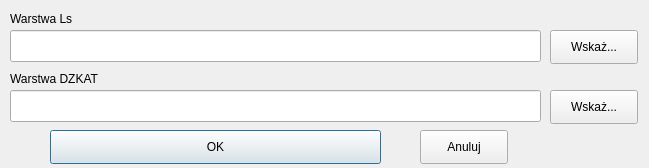
<?xml version="1.0" encoding="UTF-8"?>
<ui version="4.0">
 <class>Dialog</class>
 <widget class="QDialog" name="Dialog">
  <property name="geometry">
   <rect>
    <x>0</x>
    <y>0</y>
    <width>649</width>
    <height>168</height>
   </rect>
  </property>
  <property name="minimumSize">
   <size>
    <width>649</width>
    <height>168</height>
   </size>
  </property>
  <property name="maximumSize">
   <size>
    <width>649</width>
    <height>168</height>
   </size>
  </property>
  <property name="windowTitle">
   <string>Wybierz warstwy do przełożenia na KML</string>
  </property>
  <widget class="QPushButton" name="ok">
   <property name="geometry">
    <rect>
     <x>50</x>
     <y>130</y>
     <width>331</width>
     <height>34</height>
    </rect>
   </property>
   <property name="text">
    <string>OK</string>
   </property>
  </widget>
  <widget class="QPushButton" name="pushButton_porzuc">
   <property name="geometry">
    <rect>
     <x>420</x>
     <y>130</y>
     <width>88</width>
     <height>34</height>
    </rect>
   </property>
   <property name="text">
    <string>Anuluj</string>
   </property>
  </widget>
  <widget class="QPushButton" name="pushButton_ls">
   <property name="geometry">
    <rect>
     <x>550</x>
     <y>30</y>
     <width>88</width>
     <height>34</height>
    </rect>
   </property>
   <property name="text">
    <string>Wskaż...</string>
   </property>
  </widget>
  <widget class="QPushButton" name="pushButton_dz">
   <property name="geometry">
    <rect>
     <x>550</x>
     <y>90</y>
     <width>88</width>
     <height>34</height>
    </rect>
   </property>
   <property name="text">
    <string>Wskaż...</string>
   </property>
  </widget>
  <widget class="QLineEdit" name="ls_sc">
   <property name="geometry">
    <rect>
     <x>10</x>
     <y>30</y>
     <width>531</width>
     <height>32</height>
    </rect>
   </property>
   <property name="font">
    <font>
     <family>Arial</family>
    </font>
   </property>
  </widget>
  <widget class="QLineEdit" name="dz_sc">
   <property name="geometry">
    <rect>
     <x>10</x>
     <y>90</y>
     <width>531</width>
     <height>32</height>
    </rect>
   </property>
   <property name="font">
    <font>
     <family>Arial</family>
    </font>
   </property>
  </widget>
  <widget class="QLabel" name="label">
   <property name="geometry">
    <rect>
     <x>10</x>
     <y>10</y>
     <width>121</width>
     <height>18</height>
    </rect>
   </property>
   <property name="font">
    <font>
     <family>Arial</family>
    </font>
   </property>
   <property name="text">
    <string>Warstwa Ls</string>
   </property>
  </widget>
  <widget class="QLabel" name="label_2">
   <property name="geometry">
    <rect>
     <x>10</x>
     <y>70</y>
     <width>121</width>
     <height>18</height>
    </rect>
   </property>
   <property name="font">
    <font>
     <family>Arial</family>
    </font>
   </property>
   <property name="text">
    <string>Warstwa DZKAT</string>
   </property>
  </widget>
 </widget>
 <resources/>
 <connections/>
</ui>
